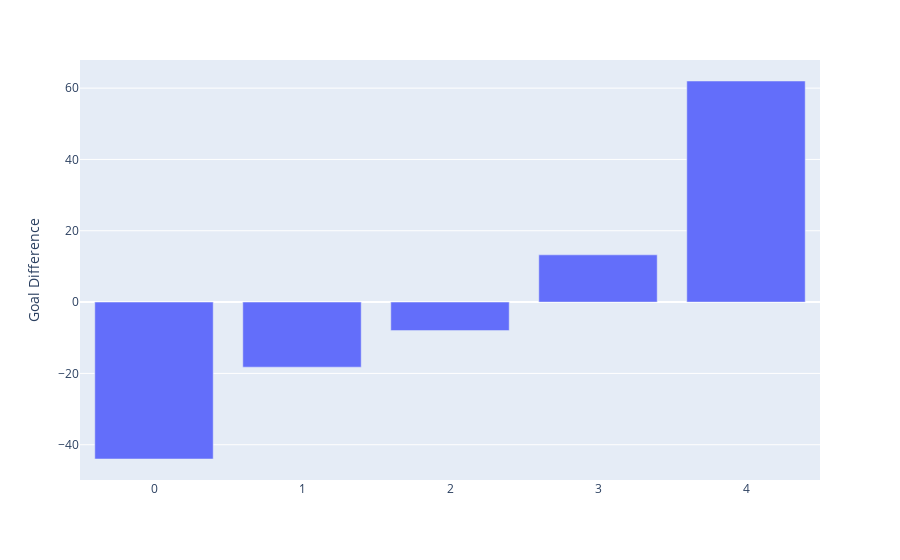

Notebook source saved alongside this figure:
### Markdown cell above
The `Goal Difference` column is probably the most interesting. 

Since we are looking at data for all of the teams, we see that the mean number of wins is equal to the mean number of losses. The same goes for goals scored and goals scored against.

### Code cell
import plotly_express as px
fig = px.bar(team_stats.iloc[3:], y='Goal Difference', title='')
fig.show()

### Figure 1 — Plotly figure (JSON) as saved in the notebook; plotly's stock layout.template omitted (floating-point values rounded to 4 significant figures)
{"data": [{"alignmentgroup": "True", "hovertemplate": "Goal Difference=%{y}<extra></extra>", "legendgroup": "", "marker": {"color": "#636efa"}, "name": "", "offsetgroup": "", "orientation": "v", "showlegend": false, "textposition": "auto", "type": "bar", "xaxis": "x", "y": [-44, -18.25, -8, 13.25, 62], "yaxis": "y"}], "layout": {"barmode": "relative", "legend": {"tracegroupgap": 0}, "margin": {"t": 60}, "xaxis": {"anchor": "y", "domain": [0, 1]}, "yaxis": {"anchor": "x", "domain": [0, 1], "title": {"text": "Goal Difference"}}}}
